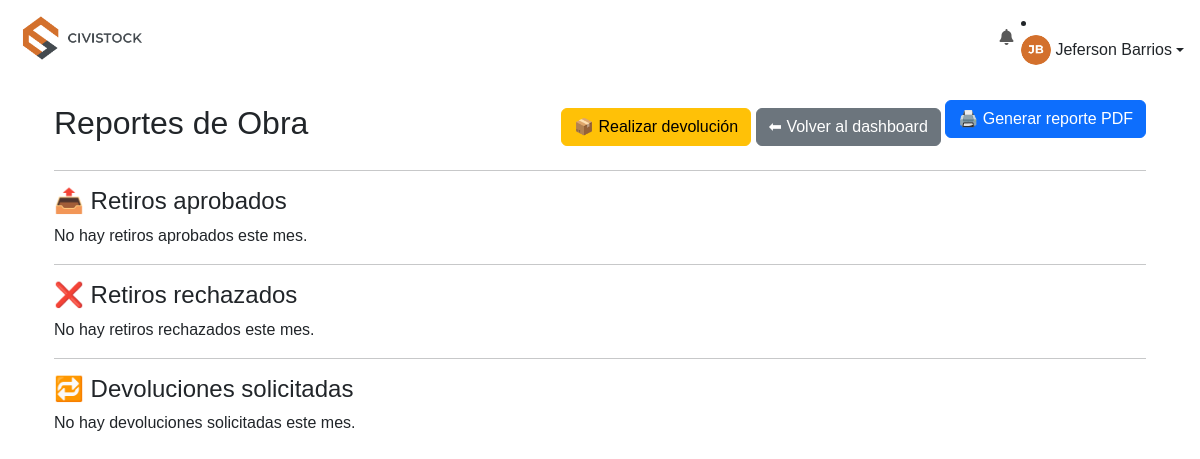
/ingeniero/reportes (signed in), run on an earlier commit of the app's database.
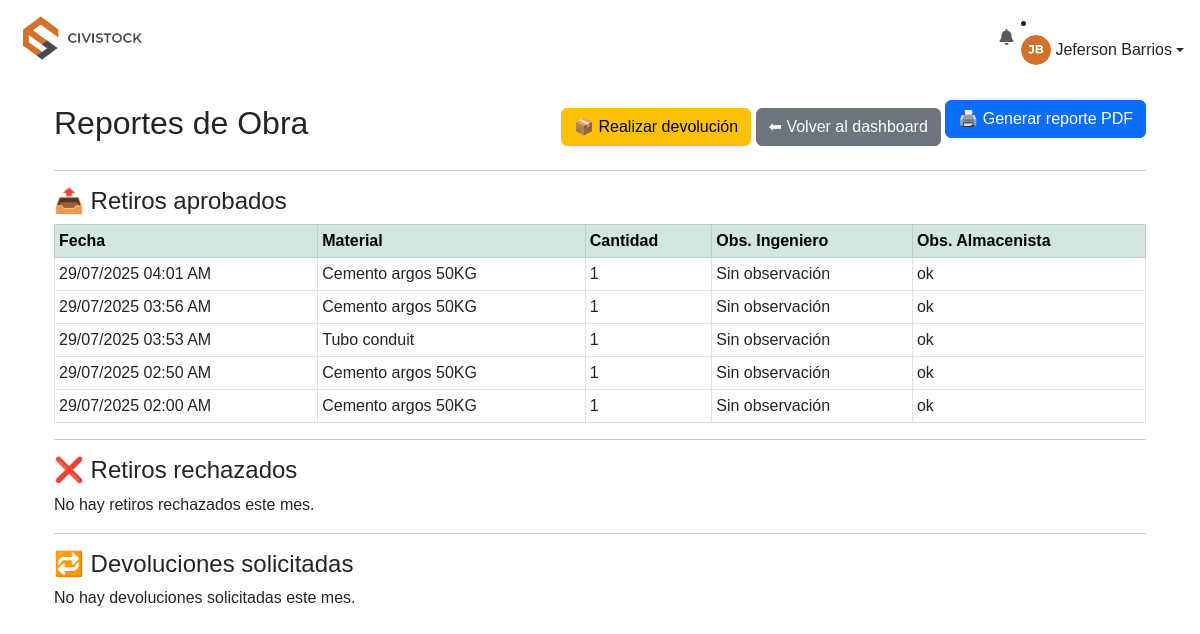
And on a later commit of the database.
### models.py (models this page shows, shortened)
class Movimiento(db.Model):
    __tablename__ = 'movimiento'
    id = db.Column(db.Integer, primary_key=True)
    material_id = db.Column(db.Integer, db.ForeignKey('material.id', name='fk_movimiento_material'), nullable=False)
    tipo = db.Column(db.String(20), nullable=False)
    cantidad = db.Column(db.Float, nullable=False)
    fecha = db.Column(db.DateTime, default=datetime.utcnow)
    solicitado_por_id = db.Column(db.Integer, db.ForeignKey('user.id', name='fk_movimiento_solicitante'), nullable=False)
    solicitado_por = db.relationship('User', foreign_keys=[solicitado_por_id], backref='movimientos_solicitados')
    usuario_id = db.Column(db.Integer, db.ForeignKey('user.id', name='fk_movimiento_usuario'))
    usuario = db.relationship('User', foreign_keys=[usuario_id], backref='movimientos_procesados')
    observacion = db.Column(db.Text)
    estado = db.Column(db.String(20), default='PENDIENTE')
    observacion_almacenista = db.Column(db.Text)
    evidencia = db.Column(db.String(200))
    evidencia_almacenista = db.Column(db.String(200))
    visible_en_existencias = db.Column(db.Boolean, default=True)

class Material(db.Model):
    __tablename__ = 'material'
    id = db.Column(db.Integer, primary_key=True)
    codigo = db.Column(db.String(50), unique=True, nullable=False)
    nombre = db.Column(db.String(100), nullable=False)
    descripcion = db.Column(db.String(200))
    stock = db.Column(db.Float, default=0)
    stock_minimo = db.Column(db.Integer, default=0)
    unidad = db.Column(db.String(50))
    en_devolucion = db.Column(db.Float, default=0)
    movimientos = db.relationship('Movimiento', backref='material', lazy=True)

### ingeniero_routes.py (the view)
@ingeniero_bp.route('/reportes')
@ingeniero_required
def reportes():
    sync_user_session()
    usuario = User.query.filter_by(username=session.get('user')).first()
    if not usuario:
        flash('Usuario no encontrado.', 'error')
        return redirect(url_for('ingeniero.dashboard'))
    aprobados = Movimiento.query.filter_by(
        solicitado_por_id=usuario.id,
        tipo='SALIDA',
        estado='AUTORIZADO'
    ).order_by(Movimiento.fecha.desc()).all()
    rechazados = Movimiento.query.filter_by(
        solicitado_por_id=usuario.id,
        tipo='SALIDA',
        estado='RECHAZADO'
    ).order_by(Movimiento.fecha.desc()).all()
    devoluciones = Movimiento.query.filter_by(
        solicitado_por_id=usuario.id,
        tipo='DEVOLUCION'
    ).order_by(Movimiento.fecha.desc()).all()
    for mov in aprobados + rechazados + devoluciones:
        mov.fecha_local = fecha_y_hora_colombia(mov.fecha)
    return render_template(
        'Ingeniero/reportes_ingeniero.html',
        aprobados=aprobados,
        rechazados=rechazados,
        devoluciones=devoluciones
    )

### ingeniero_routes.py (called while the page is built)
def ingeniero_required(func):
    @wraps(func)
    def wrapper(*args, **kwargs):
        if 'user_role' not in session or session['user_role'] != 'INGENIERO':
            flash('Acceso no autorizado.', 'error')
            return redirect(url_for('login'))
        return func(*args, **kwargs)
    return wrapper

def sync_user_session():
    user = User.query.filter_by(username=session.get('user')).first()
    if user:
        session['user_name'] = user.nombre
        session['user_photo'] = user.foto
        session['user_id'] = user.id

### utils.py (called while the page is built)
def fecha_y_hora_colombia(fecha_utc):
    if not fecha_utc:
        return {"fecha": "-", "hora": "-"}
    zona_col = pytz.timezone('America/Bogota')
    if fecha_utc.tzinfo is None:
        fecha_utc = pytz.utc.localize(fecha_utc)
    fecha_local = fecha_utc.astimezone(zona_col)
    return {
        "fecha": fecha_local.strftime("%d/%m/%Y"),
        "hora": fecha_local.strftime("%I:%M %p")
    }

def formatear_numero(value):
    try:
        num = float(value)
        if num.is_integer():
            return int(num)
        return num
    except (ValueError, TypeError):
        return value

### templates/Ingeniero/reportes_ingeniero.html (shortened to what the changed rows need)
{% extends "base.html" %}
{% block content %}
<div class="container mt-4">
    <div class="d-flex justify-content-between align-items-center mb-3">
        <h2>Reportes de Obra</h2>
        <div>
        </div>
    </div>
    <hr>
    <h4>📤 Retiros aprobados</h4>
    {% if aprobados %}
        <table class="table table-sm table-bordered">
            <thead class="table-success">
                <tr>
                    <th>Fecha</th>
                    <th>Material</th>
                    <th>Cantidad</th>
                    <th>Obs. Ingeniero</th>
                    <th>Obs. Almacenista</th>
                </tr>
            </thead>
            <tbody>
                {% for mov in aprobados %}
                    <tr>
                        <td>{{ mov.fecha_local.fecha }} {{ mov.fecha_local.hora }}</td>
                        <td>{{ mov.material.nombre }}</td>
                        <td>{{ mov.cantidad|formatear_numero }}</td>
                        <td>{{ mov.observacion or 'Sin observación' }}</td>
                        <td>{{ mov.observacion_almacenista or 'Sin observación' }}</td>
                    </tr>
                {% endfor %}
            </tbody>
        </table>
    {% else %}
        <p>No hay retiros aprobados este mes.</p>
    {% endif %}
    <hr>
    <h4>❌ Retiros rechazados</h4>
    {% if rechazados %}
        <table class="table table-sm table-bordered">
            <thead class="table-danger">
                <tr>
                    <th>Fecha</th>
                    <th>Material</th>
                    <th>Cantidad</th>
                    <th>Obs. Ingeniero</th>
                    <th>Obs. Almacenista</th>
                </tr>
            </thead>
            <tbody>
                {% for mov in rechazados %}
                    <tr>
                        <td>{{ mov.fecha_local.fecha }} {{ mov.fecha_local.hora }}</td>
                        <td>{{ mov.material.nombre }}</td>
                        <td>{{ mov.cantidad|formatear_numero }}</td>
                        <td>{{ mov.observacion or 'Sin observación' }}</td>
                        <td>{{ mov.observacion_almacenista or 'Sin observación' }}</td>
                    </tr>
                {% endfor %}
            </tbody>
        </table>
    {% else %}
        <p>No hay retiros rechazados este mes.</p>
    {% endif %}
    <hr>
    <h4>🔁 Devoluciones solicitadas</h4>
    {% if devoluciones %}
        <table class="table table-sm table-bordered">
            <thead class="table-warning">
                <tr>
                    <th>Fecha</th>
                    <th>Material</th>
                    <th>Cantidad</th>
                    <th>Estado</th>
                    <th>Obs. Ingeniero</th>
                    <th>Obs. Almacenista</th>
                    <th>Evidencia</th>
                </tr>
            </thead>
            <tbody>
                {% for mov in devoluciones %}
                    <tr>
                        <td>{{ mov.fecha_local.fecha }} {{ mov.fecha_local.hora }}</td>
                        <td>{{ mov.material.nombre }}</td>
                        <td>{{ mov.cantidad|formatear_numero }}</td>
                        <td>{{ mov.estado.title() }}</td>
                        <td>{{ mov.observacion or 'Sin observación' }}</td>
                        <td>{{ mov.observacion_almacenista or 'Sin observación' }}</td>
                        <td>
                            {% if mov.evidencia %}
                                {% set extension = mov.evidencia.split('.')[-1].lower() %}
                                <img src="{% if extension in ['jpg', 'jpeg', 'png', 'gif'] %}
                                                {{ url_for('static', filename='evidencias/' ~ mov.evidencia) }}
                                            {% else %}
                                                {{ url_for('static', filename='/icono_pdf.png') }}
                                            {% endif %}"
                                        alt="Evidencia"
                                        style="max-width: 60px; max-height: 60px; object-fit: contain; cursor: pointer;"
                                        data-bs-toggle="modal"
                                        data-bs-target="#modalEvidencia{{ mov.id }}">
                                <div class="modal fade" id="modalEvidencia{{ mov.id }}" tabindex="-1" aria-labelledby="modalLabel{{ mov.id }}" aria-hidden="true">
                                    <div class="modal-dialog modal-dialog-centered modal-xl">
                                        <div class="modal-content">
                                            <div class="modal-header">
                                                <h5 class="modal-title" id="modalLabel{{ mov.id }}">Evidencia de Devolución</h5>
                                                <button type="button" class="btn-close" data-bs-dismiss="modal" aria-label="Cerrar"></button>
                                            </div>
                                        <div class="modal-body text-center">
                                                {% if extension in ['jpg', 'jpeg', 'png', 'gif'] %}
                                                    <img src="{{ url_for('static', filename='evidencias/' ~ mov.evidencia) }}"
                                                            class="img-fluid rounded" alt="Evidencia">
                                                {% elif extension == 'pdf' %}
                                                    <iframe src="{{ url_for('static', filename='evidencias/' ~ mov.evidencia) }}"
                                                            width="100%" height="600px" style="border: none;"></iframe>
                                                {% else %}
                                                <p>No se puede mostrar vista previa. <a href="{{ url_for('static', filename='evidencias/' ~ mov.evidencia) }}" target="_blank">Descargar archivo</a></p>
                                                {% endif %}
                                        </div>
                                    </div>
                                </div>
                            </div>
                            {% else %}
                                Sin evidencia
                            {% endif %}
                        </td>
                    </tr>
                {% endfor %}
            </tbody>
        </table>
    {% else %}
        <p>No hay devoluciones solicitadas este mes.</p>
    {% endif %}
</div>
{% endblock %}

What changed in the data, as far as the page shows it:
now on this page (row edited): Movimiento: fecha_local.fecha "29/07/2025", fecha_local.hora "04:01 AM", material.nombre "Cemento argos 50KG", cantidad "1", observacion "Sin observación", observacion_almacenista "ok"
now on this page (row edited): Movimiento: fecha_local.fecha "29/07/2025", fecha_local.hora "03:56 AM", material.nombre "Cemento argos 50KG", cantidad "1", observacion "Sin observación", observacion_almacenista "ok"
now on this page (row edited): Movimiento: fecha_local.fecha "29/07/2025", fecha_local.hora "03:53 AM", material.nombre "Tubo conduit", cantidad "1", observacion "Sin observación", observacion_almacenista "ok"
now on this page (row edited): Movimiento: fecha_local.fecha "29/07/2025", fecha_local.hora "02:50 AM", material.nombre "Cemento argos 50KG", cantidad "1", observacion "Sin observación", observacion_almacenista "ok"
now on this page (row edited): Movimiento: fecha_local.fecha "29/07/2025", fecha_local.hora "02:00 AM", material.nombre "Cemento argos 50KG", cantidad "1", observacion "Sin observación", observacion_almacenista "ok"
Also different on the page:
text no longer shown: "No hay retiros aprobados este mes."
text now shown: "Fecha Material Cantidad Obs. Ingeniero Obs. Almacenista"
